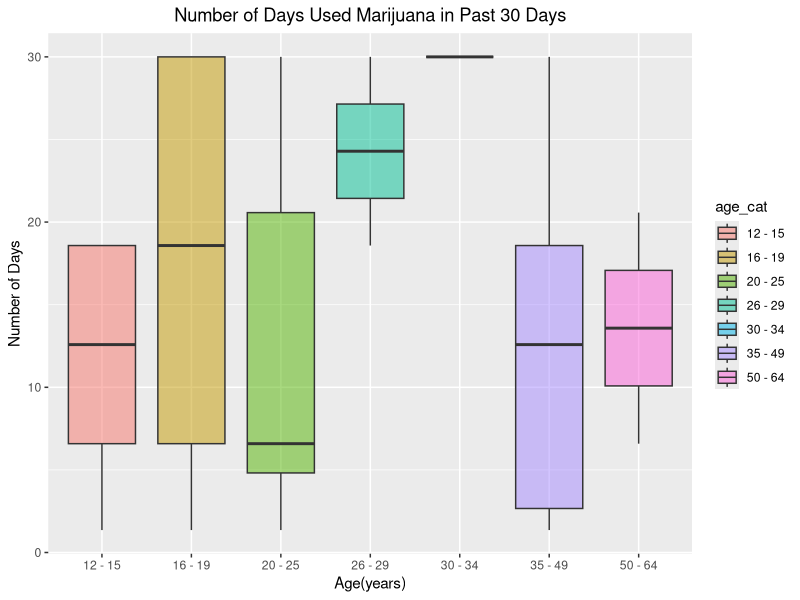

R code for this plot:
## ---- chunk 1
library(tidyverse)
library(ggplot2)
library(ggridges)
## ---- chunk 2
#load("data/NSDUH_2019.RData")

#nsduh_19 = 
#  PUF2019_100920 %>% 
#  janitor::clean_names() %>% 
#  select(questid2, age2, mr30est, catag6, newrace2, irmjage, mjrec, mrjmon, 
#         ymdelt, amdelt, irsex, eduhighcat, income, irmarit, coutyp4)

#write_csv(nsduh_19, file = "data/nsduh_19.csv")
## ---- chunk 3
raw_data = read_csv("data/nsduh_19.csv")

graph_fendi = raw_data %>% 
  filter(mr30est != 94 & mr30est != 97 & mr30est != 98 & mr30est != 99) %>% 
  mutate(mr30est = recode(mr30est, `91` = 0, `93` = 0))

graph_fendi =
  graph_fendi %>% 
  mutate(
    age_cat = ifelse(age2 == 1 | age2 == 2 | age2 == 3 | age2 == 4, "12 - 15",
                  ifelse(age2 == 5 | age2 == 6 | age2 == 7 | age2 == 8, "16 - 19",
                      ifelse(age2 == 9 | age2 == 10 | age2 == 11 | age2 == 12, "20 - 25",
                           ifelse(age2 == 13, "26 - 29", 
                                ifelse(age2 == 14, "30 - 34", 
                                   ifelse(age2 == 15, "35 - 49", 
                                      ifelse(age2 == 16, "50 - 64", "older_than_65" )
                                      )))))),
    days30 = ifelse(mr30est == 1, runif(1, min = 1, max = 2),
                ifelse(mr30est == 2, runif(1, min = 3, max = 5),
                   ifelse(mr30est == 3, runif(1, min = 6, max = 9),
                      ifelse(mr30est == 4, runif(1, min = 10, max = 19),
                         ifelse(mr30est == 5, runif(1, min = 20, max = 29),
                            ifelse(mr30est == 6, 30, 0)))))))


## ---- chunk 4
  graph_fendi %>% 
    group_by(age_cat) %>% 
    summarise(days = sum(days30)) %>% 
    knitr::kable(digits = 3)
## ---- chunk 5
graph_fendi %>%
    filter(days30 != 0) %>% 
    ggplot(aes(x = age_cat, y = days30)) +
    geom_boxplot(aes(fill = age_cat), alpha = .5) +
  labs(title = "Number of Days Used Marijuana in Past 30 Days", 
       x = "Age(years)", y = "Number of Days") +
  theme(plot.title = element_text(hjust = 0.5))

  
  
